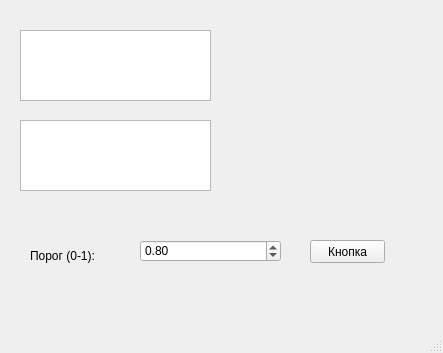
<?xml version="1.0" encoding="UTF-8"?>
<ui version="4.0">
 <class>MainWindow</class>
 <widget class="QMainWindow" name="MainWindow">
  <property name="geometry">
   <rect>
    <x>0</x>
    <y>0</y>
    <width>443</width>
    <height>353</height>
   </rect>
  </property>
  <property name="windowTitle">
   <string>MainWindow</string>
  </property>
  <widget class="QWidget" name="centralwidget">
   <widget class="QTextEdit" name="text2">
    <property name="geometry">
     <rect>
      <x>20</x>
      <y>120</y>
      <width>191</width>
      <height>71</height>
     </rect>
    </property>
   </widget>
   <widget class="QDoubleSpinBox" name="spin_threshold">
    <property name="geometry">
     <rect>
      <x>140</x>
      <y>240</y>
      <width>141</width>
      <height>22</height>
     </rect>
    </property>
    <property name="maximum">
     <double>1.000000000000000</double>
    </property>
    <property name="singleStep">
     <double>0.050000000000000</double>
    </property>
    <property name="value">
     <double>0.800000000000000</double>
    </property>
   </widget>
   <widget class="QPushButton" name="btn_check">
    <property name="geometry">
     <rect>
      <x>310</x>
      <y>240</y>
      <width>75</width>
      <height>23</height>
     </rect>
    </property>
    <property name="text">
     <string>Кнопка</string>
    </property>
   </widget>
   <widget class="QTextEdit" name="text1">
    <property name="geometry">
     <rect>
      <x>20</x>
      <y>30</y>
      <width>191</width>
      <height>71</height>
     </rect>
    </property>
   </widget>
   <widget class="QLabel" name="label_threshold">
    <property name="geometry">
     <rect>
      <x>30</x>
      <y>240</y>
      <width>111</width>
      <height>31</height>
     </rect>
    </property>
    <property name="text">
     <string>Порог (0-1):</string>
    </property>
   </widget>
  </widget>
  <widget class="QMenuBar" name="menubar">
   <property name="geometry">
    <rect>
     <x>0</x>
     <y>0</y>
     <width>443</width>
     <height>21</height>
    </rect>
   </property>
  </widget>
  <widget class="QStatusBar" name="statusbar"/>
 </widget>
 <resources/>
 <connections/>
</ui>
